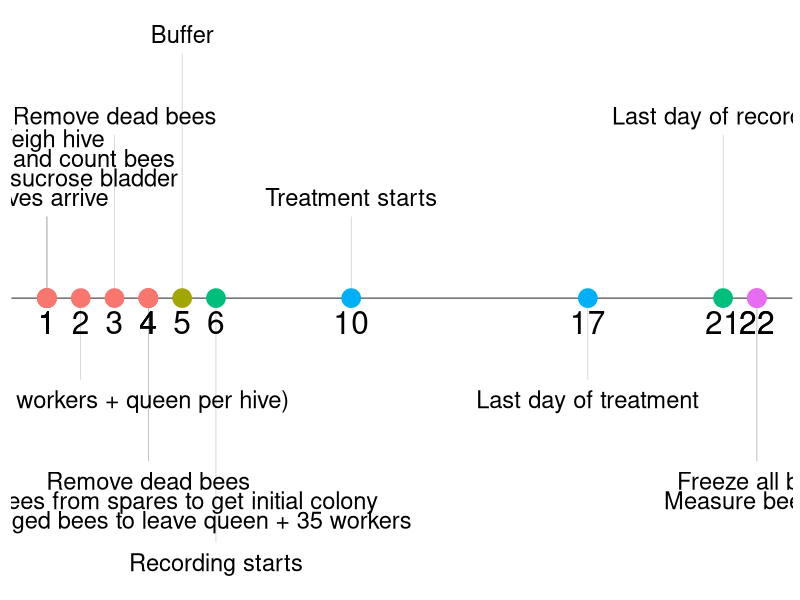

Reproduce this figure in R.
#import data
df <- read.csv('../Data/timeline.csv')

#import packages
library(ggplot2)
library(scales)

#Data Wrangling
positions <- c(0.5, -0.5, 1.0, -1.0, 1.5, -1.5)
directions <- c(1, -1)

line_pos <- data.frame(
    "Day"=unique(df$Day),
    "position"=rep(positions, length.out=length(unique(df$Day))),
    "direction"=rep(directions, length.out=length(unique(df$Day)))
)

df <- merge(x=df, y=line_pos, by="Day", all = TRUE)
df <- df[with(df, order(Day)), ]

text_offset <- 0.12

df$month_count <- ave(df$Day==df$Day, df$Day, FUN=cumsum)
df$text_position <- (df$month_count * text_offset * df$direction) + df$position


#### PLOT ####
p<-ggplot(df,aes(x=Day,y=0, label=Task))
p<-p+labs(col="Task")
#p<-p+scale_color_manual(values=status_colors, labels=status_levels, drop = FALSE)
p<-p+theme_classic()

# Plot horizontal black line for timeline
p<-p+geom_hline(yintercept=0, 
                color = "black", size=0.3)

# Plot vertical segment lines for Tasks
p<-p+geom_segment(data=df, aes(y=position,yend=0,xend=Day), color='grey', size=0.2)

# Plot scatter points at zero and Day
p<-p+geom_point(aes(y=0, col=df$colour), size=6)

# Don't show axes, appropriately position legend
p<-p+theme(axis.line.y=element_blank(),
                 axis.text.y=element_blank(),
                 axis.title.x=element_blank(),
                 axis.title.y=element_blank(),
                 axis.ticks.y=element_blank(),
                 axis.text.x =element_blank(),
                 axis.ticks.x =element_blank(),
                 axis.line.x =element_blank(),
                 legend.position = "none"
                )

# Show text for each month
p<-p+geom_text(data=df, aes(x=Day,y=-0.15,label=Day),size=8,vjust=0.5, color='black')

# Show text for each Task
p<-p+geom_text(aes(y=text_position,label=Task),size=6)

#print as pdf
pdf("../Figures/timeline.pdf", 30, 6)
    p
graphics.off();